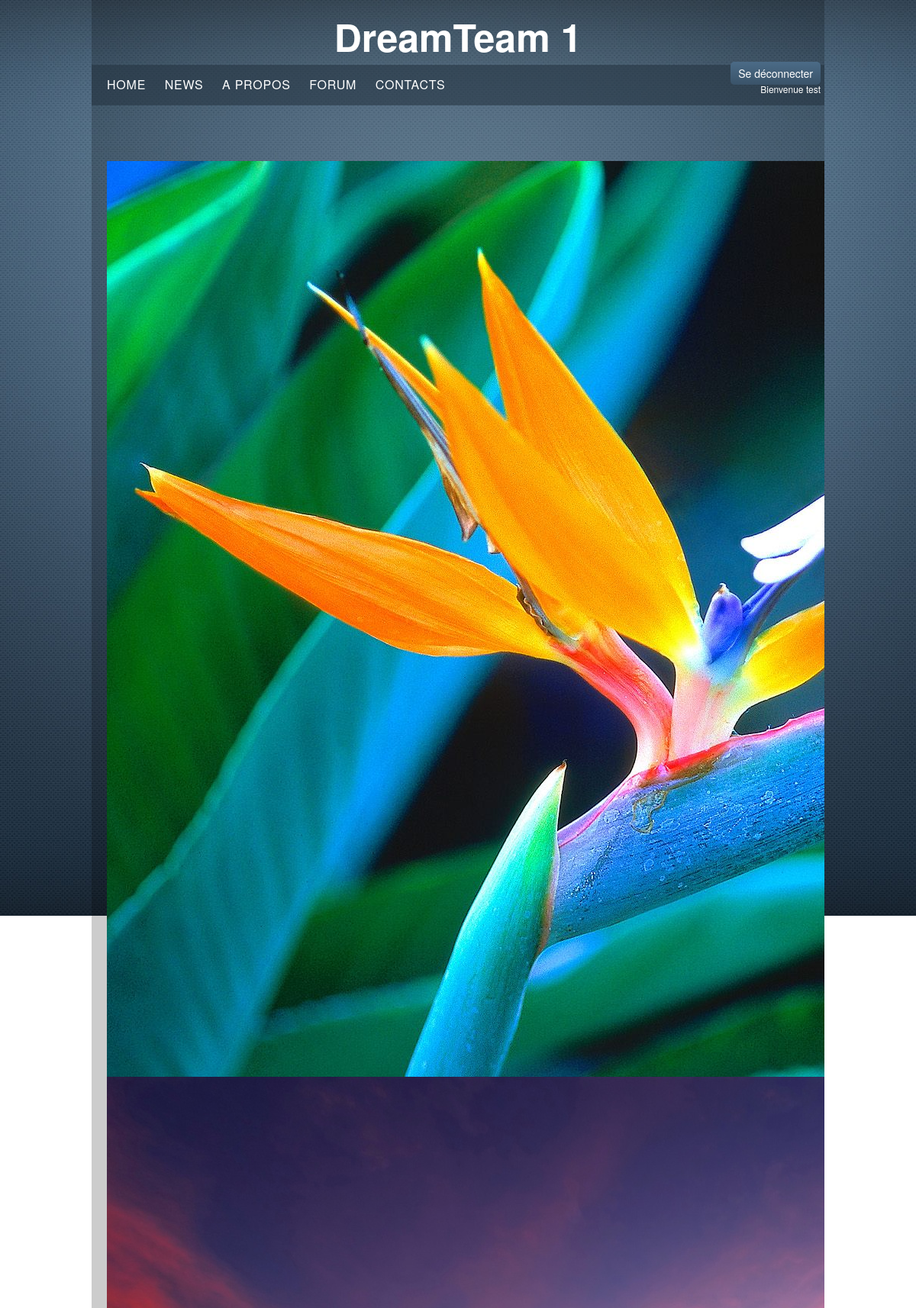
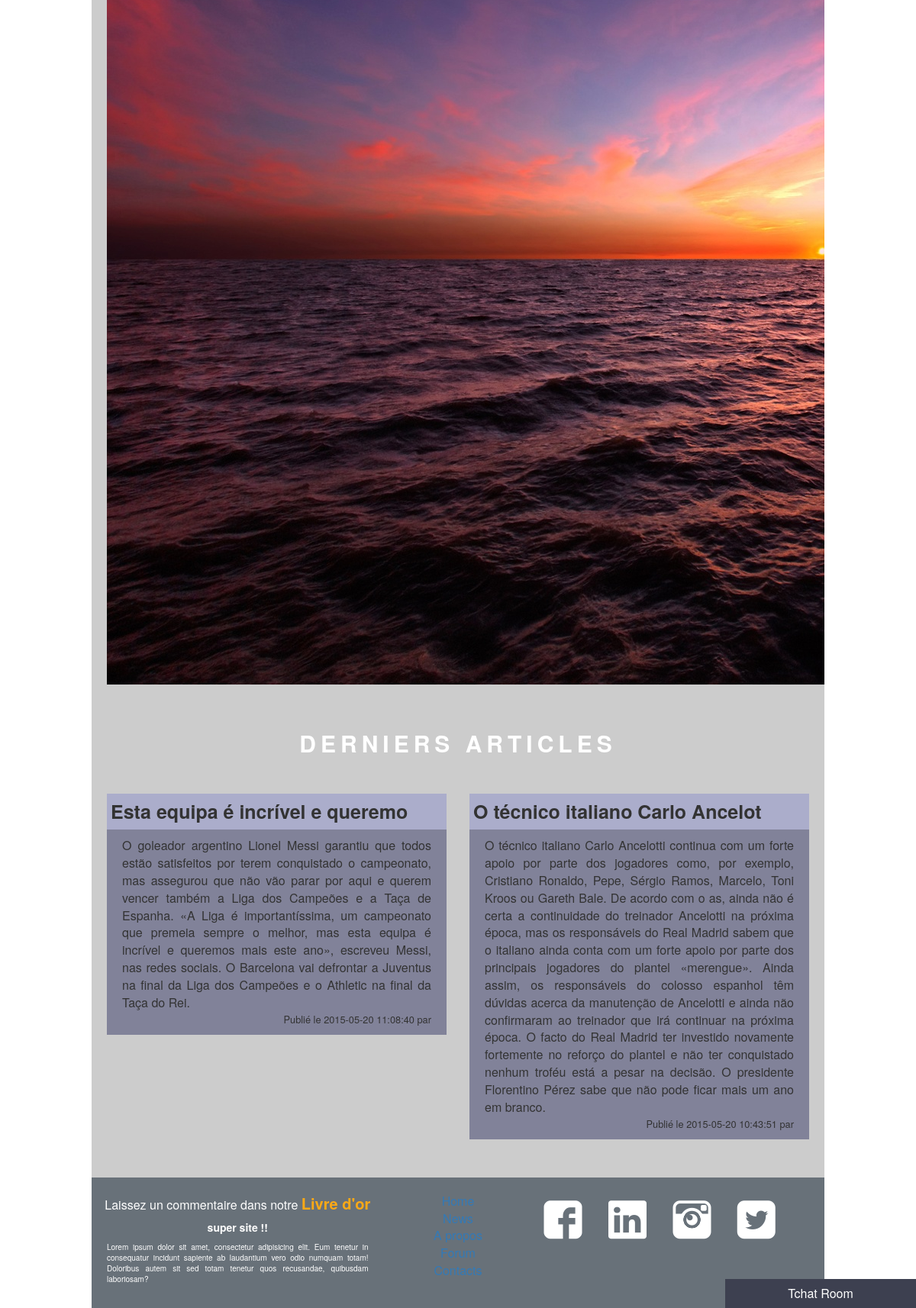
/index.php (signed in), run on the app's committed database (2 pictures, top to bottom).
### tables this page shows
CREATE TABLE IF NOT EXISTS `user` (
  `id` int(11) NOT NULL AUTO_INCREMENT,
  `login` varchar(32) NOT NULL,
  `password` varchar(512) NOT NULL,
  `email` varchar(128) NOT NULL,
  `date_register` timestamp NOT NULL DEFAULT CURRENT_TIMESTAMP,
  `nom` varchar(64) NOT NULL,
  `prenom` varchar(64) NOT NULL,
  `date_naissance` timestamp NOT NULL DEFAULT '0000-00-00 00:00:00',
  `nbr_sujets` int(11) NOT NULL,
  `avatar` varchar(512) NOT NULL,
  `droits` int(2) NOT NULL,
  PRIMARY KEY (`id`)
);

CREATE TABLE IF NOT EXISTS `articles` (
  `id` int(11) NOT NULL AUTO_INCREMENT,
  `titre` varchar(32) NOT NULL,
  `date` timestamp NOT NULL DEFAULT CURRENT_TIMESTAMP,
  `user` varchar(32) NOT NULL,
  `lien` varchar(256) NOT NULL,
  `description` varchar(9192) NOT NULL,
  PRIMARY KEY (`id`)
);

CREATE TABLE IF NOT EXISTS `livredor` (
  `id` int(11) NOT NULL AUTO_INCREMENT,
  `nom` varchar(64) NOT NULL,
  `titre` varchar(32) NOT NULL,
  `description` varchar(2048) NOT NULL,
  `date` timestamp NOT NULL DEFAULT CURRENT_TIMESTAMP,
  PRIMARY KEY (`id`)
);

### apps/header.php (called while the page is built)
<?php
require('views/header.phtml');
?>

### index.php (called while the page is built, shortened)
<?php
	require('./views/skel.phtml');
?>

### apps/home.php (called while the page is built)
<?php
	require('./views/home.phtml');
?>

### apps/content.php (called while the page is built)
<?php
require('./apps/'.$page.'.php');
?>

### apps/livredorfooter.php (called while the page is built)
<?php
$tab = $db->query("SELECT * FROM livredor ORDER BY date DESC")->fetchAll(PDO::FETCH_ASSOC);
$titre = $tab[0]['titre'];
$description = $tab[0]['description'];
require('views/livredorfooter.phtml');
?>

### apps/footer.php (called while the page is built)
<?php
require('views/footer.phtml');
?>

### views/home-article.phtml (the view, shortened to what this page needs)
<div class="col-md-6">
	<div class="art">
		<h3><?=$titre?></h3>
		<div class="contenu-article">
			<p class="desc-article"><?=$description?></p>
			<p class="date-article">Publié le <?=$date?> par <?=$user?></p>
		</div>
	</div>
</div>

### views/header-user.phtml
<a href="index.php?page=logoff" class="log-off lienbutton">Se déconnecter</a>
<p class="welcome">Bienvenue <?=$user?></p>

### apps/home-article.php (shortened to what this page needs)
 <?php
$tab = $db->query("SELECT * FROM articles ORDER BY id DESC")->fetchAll(PDO::FETCH_ASSOC);
$i=0;
while ($i<2){
	$titre = $tab[$i]['titre'];
	$date = $tab[$i]['date'];
	$description = $tab[$i]['description'];
	require('views/home-article.phtml');
	$i++;
}
?>

### views/livredorfooter.phtml
<div class="footerlod">
	<p>Laissez un commentaire dans notre<a href="index.php?page=livredor" class="livredorlien"> <span class="ldo">Livre d'or</span></a> </p>
</div>
<div class="preview">
	<h3><?=$titre?></h3>
	<p><?=$description?></p>
</div>

### views/styles/style.css (style rules this page uses)
body { background: url(../../views/images/bg.jpg) no-repeat top fixed; font-size: 16px !important; }
.lienbutton { font-size: 14px; margin: 10px 5px; padding: 5px 10px; color: #FFF; background: linear-gradient(#4B6B87, #3A5369); border-color: #4A993E; border-radius: 5px; border: none; }
.header .welcome { color: #fff; font-size: 12px; text-align: right; padding-right: 5px; }
.art { margin: 50px auto; overflow: hidden; margin-bottom: 50px; background: #818299; position: relative; }
.art h3 { margin: 0; padding: 10px 5px; background: #ABADCB; font-weight: bold; font-size: 25px; text-align: left; }
p.desc-article { text-align: justify; color: #333; margin: 0px 20px 20px 20px; padding: 10px 0px; }
p.date-article { position: absolute; bottom: 0; right: 0; font-size: 0.8em; padding-right: 20px; }
.ldo { font-weight: 700; font-size:20px; color:#FCA916; }
.preview { font-size:10px; }
.preview h3 { font-size: 14px; color: white; font-weight: bold; margin-top: 0; }
.preview p { padding: 0px 20px; text-align: justify; }
footer p { color: white; }
.livredorlien { color:#F8C636; }

### data on the page
user: login "test"
articles: titre "Esta equipa é incrível e queremo", description "O goleador argentino Lionel Messi garantiu que todos estão satisfeitos por terem conquistado o campeonato, mas assegurou que não vão parar por aqui e querem vencer também a Liga dos Campeões e a Taça de Espanha. «A Liga é importantíssima, um campeonato que premeia sempre o melhor, mas esta equipa é incrível e queremos mais este ano», escreveu Messi, nas redes sociais. O Barcelona vai defrontar a Juventus na final da Liga dos Campeões e o Athletic na final da Taça do Rei.", date "2015-05-20 11:08:40"
articles: titre "O técnico italiano Carlo Ancelot", description "O técnico italiano Carlo Ancelotti continua com um forte apoio por parte dos jogadores como, por exemplo, Cristiano Ronaldo, Pepe, Sérgio Ramos, Marcelo, Toni Kroos ou Gareth Bale. De acordo com o as, ainda não é certa a continuidade do treinador Ancelotti na próxima época, mas os responsáveis do Real Madrid sabem que o italiano ainda conta com um forte apoio por parte dos principais jogadores do plantel «merengue». Ainda assim, os responsáveis do colosso espanhol têm dúvidas acerca da manutenção de Ancelotti e ainda não confirmaram ao treinador que irá continuar na próxima época. O facto do Real Madrid ter investido novamente fortemente no reforço do plantel e não ter conquistado nenhum…", date "2015-05-20 10:43:51"
livredor: titre "super site !!", description "Lorem ipsum dolor sit amet, consectetur adipisicing elit. Eum tenetur in consequatur incidunt sapiente ab laudantium vero odio numquam totam! Doloribus autem sit sed totam tenetur quos recusandae, quibusdam laboriosam?"
